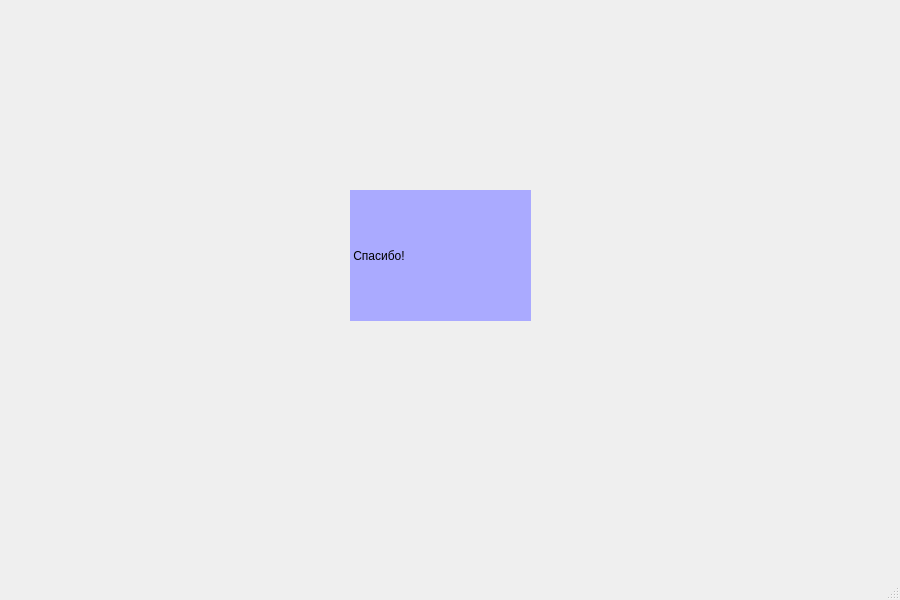
<?xml version="1.0" encoding="UTF-8"?>
<ui version="4.0">
 <class>MainWindow</class>
 <widget class="QMainWindow" name="MainWindow">
  <property name="geometry">
   <rect>
    <x>0</x>
    <y>0</y>
    <width>900</width>
    <height>600</height>
   </rect>
  </property>
  <property name="windowTitle">
   <string>TheScienceInPersons</string>
  </property>
  <widget class="QWidget" name="centralwidget">
   <widget class="QLabel" name="label">
    <property name="geometry">
     <rect>
      <x>350</x>
      <y>190</y>
      <width>181</width>
      <height>131</height>
     </rect>
    </property>
    <property name="styleSheet">
     <string notr="true">font: 22pt &quot;MS Shell Dlg 2&quot;;
background-color: rgb(170, 170, 255);</string>
    </property>
    <property name="text">
     <string> Спасибо!</string>
    </property>
   </widget>
  </widget>
  <widget class="QMenuBar" name="menubar">
   <property name="geometry">
    <rect>
     <x>0</x>
     <y>0</y>
     <width>900</width>
     <height>26</height>
    </rect>
   </property>
  </widget>
  <widget class="QStatusBar" name="statusbar"/>
 </widget>
 <resources/>
 <connections/>
</ui>
